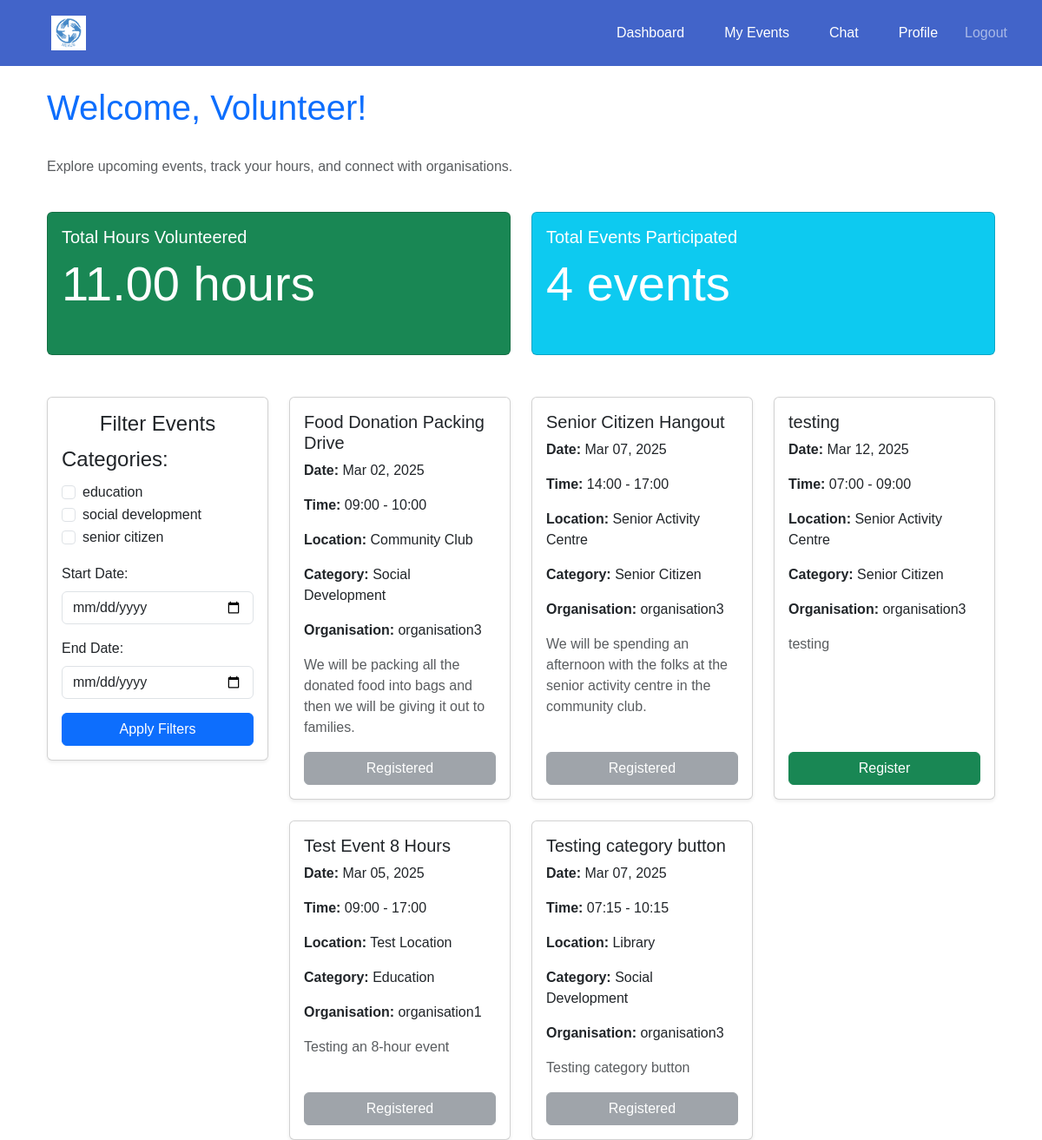
Page /events/dashboard/volunteer/ (signed in) on the committed database.
### events/models.py (models this page shows, shortened)
class Event(models.Model):
    CATEGORY_CHOICES = [
        ('education', 'Education'),
        ('social development', 'Social Development'),
        ('senior citizen', 'Senior Citizen'),
    ]
    organisation = models.ForeignKey(settings.AUTH_USER_MODEL, on_delete=models.CASCADE)
    name = models.CharField(max_length=255)
    description = models.TextField()
    date = models.DateTimeField()
    start_time = models.TimeField(default=time(9, 0))  # Default: 09:00 AM
    end_time = models.TimeField(default=time(17, 0))  # Default: 05:00 PM
    location = models.CharField(max_length=255)
    volunteers_needed = models.PositiveIntegerField()
    roles_responsibilities = models.TextField()
    category = models.CharField(max_length=50, choices=CATEGORY_CHOICES, blank=False, default='Education')

### accounts/models.py (models this page shows, shortened)
class CustomUser(AbstractUser):
    USER_TYPE_CHOICES = [
        ('volunteer', 'Volunteer'),
        ('organisation', 'Organisation'),
    ]
    user_type = models.CharField(max_length=20, choices=USER_TYPE_CHOICES)
    contact_number = models.CharField(max_length=10, blank= True, null=True)
    full_name = models.CharField(max_length=255, blank=True, null=True)
    personnel_name = models.CharField(max_length=255, blank=True, null=True)
    profile_picture = models.ImageField(upload_to='profile_pics', blank=True, null=True)

### events/views.py (the view)
# urls.py: path('dashboard/volunteer/', views.volunteer_dashboard, name='volunteer_dashboard'),
@login_required
def volunteer_dashboard(request):
    if request.user.user_type == 'volunteer':
        events = Event.objects.all().distinct()
        registered_event_ids = set(
            VolunteerEvent.objects.filter(volunteer=request.user, status='registered')
            .values_list('event_id', flat=True)
        )
        total_hours = VolunteerParticipation.objects.filter(volunteer=request.user).aggregate(
            total_hours=Sum('hours_contributed')
        )['total_hours'] or 0
        total_events = VolunteerParticipation.objects.filter(volunteer=request.user).count()
        selected_categories = request.GET.getlist('category')
        start_date = request.GET.get('start_date')
        end_date = request.GET.get('end_date')
        if selected_categories:
            events = events.filter(category__in=selected_categories)
        if start_date:
            events = events.filter(date__gte=start_date)
        if end_date:
            events = events.filter(date__lte=end_date)
        events = events.distinct()
        category_choices = dict(Event.CATEGORY_CHOICES)
        categories = list(category_choices.keys())
        for event in events:
            event.volunteer_count = VolunteerEvent.objects.filter(event=event, status='registered').count()
            event.open_spots = max(event.volunteers_needed - event.volunteer_count, 0)
        return render(request, 'events/volunteer_dashboard.html', {
            'events': events,
            'categories': categories,
            'category_labels': category_choices,
            'selected_categories': selected_categories,
            'registered_event_ids': registered_event_ids,
            'total_hours': round(total_hours, 2),
            'total_events': total_events,
        })
    return redirect('home')

### events/templates/events/volunteer_dashboard.html (shortened to what this page needs)
{% extends 'base.html' %}
{% block content %}
<div class="container mt-4">
    <div class="d-flex justify-content-between align-items-center mb-4">
        <h1 class="text-primary">Welcome, Volunteer!</h1>
    </div>
    <p class="text-muted">Explore upcoming events, track your hours, and connect with organisations.</p>
    <div class="row">
        <div class="col-md-6 g-4">
            <div class="card text-white bg-success mb-3 h-100">
                <div class="card-body d-flex flex-column">
                    <h5 class="card-title">Total Hours Volunteered</h5>
                    <p class="display-4 flex-grow-1">{{ total_hours|floatformat:2|default:"0.00" }} hours</p>
                </div>
            </div>
        </div>
        <div class="col-md-6 g-4">
            <div class="card text-white bg-info mb-3 h-100">
                <div class="card-body d-flex flex-column">
                    <h5 class="card-title">Total Events Participated</h5>
                    <p class="display-4 flex-grow-1">{{ total_events }} events</p>
                </div>
            </div>
        </div>
    </div>
    <div class="row g-4 align-items-start mt-4">
        <div class="col-md-3">
            <div class="card shadow-sm">
                <div class="card-body">
                    <h4 class="card-title text-center">Filter Events</h4>
                    <form method="get">
                        <div class="mb-3">
                            <fieldset>
                                <legend>Categories:</legend>
                                {% for category in categories %}
                                    <div class="form-check">
                                        <input class="form-check-input" type="checkbox" name="category" value="{{ category }}"
                                               {% if category in selected_categories %}checked{% endif %}>
                                        <label class="form-check-label">{{ category }}</label>
                                    </div>
                                {% endfor %}
                            </fieldset>
                        </div>
                        <div class="mb-3">
                            <label for="start_date" class="form-label">Start Date:</label>
                            <input type="date" class="form-control" name="start_date" id="start_date" value="{{ request.GET.start_date }}">
                        </div>
                        <div class="mb-3">
                            <label for="end_date" class="form-label">End Date:</label>
                            <input type="date" class="form-control" name="end_date" id="end_date" value="{{ request.GET.end_date }}">
                        </div>
                        <div class="text-center mt-3">
                            <button type="submit" class="btn btn-primary w-100"> Apply Filters</button>
                        </div>
                    </form>
                </div>
            </div>
        </div>
        <div class="col-md-9">
            {% if events %}
                <div class="row g-4">
                    {% for event in events %}
                        <div class="col-md-6 col-lg-4">
                            <div class="card shadow-sm h-100">
                                <div class="card-body d-flex flex-column">
                                    <h5 class="card-title">{{ event.name }}</h5>
                                    <p><strong>Date:</strong> {{ event.date|date:"M d, Y" }}</p>
                                    <p><strong>Time:</strong> {{ event.start_time|time:"H:i" }} - {{ event.end_time|time:"H:i" }}</p>
                                    <p><strong>Location:</strong> {{ event.location }}</p>
                                    <p><strong>Category:</strong> {{ event.get_category_display }}</p>
                                    <p><strong>Organisation:</strong> {{ event.organisation.username }}</p>
                                    <p class="text-muted flex-grow-1">{{ event.description }}</p>
                                    <div class="d-grid gap-2 mt-auto">
                                        {% if event.id in registered_event_ids %}
                                            <button class="btn btn-secondary w-100" disabled>
                                                 Registered
                                            </button>
                                        {% elif event.open_spots > 0 %}
                                            <form action="{% url 'events:register_for_event' event.id %}" method="post">
                                                <button type="submit" class="btn btn-success w-100">
                                                     Register
                                                </button>
                                            </form>
                                        {% endif %}
                                    </div>
                                </div>
                            </div>
                        </div>
                    {% endfor %}
                </div>
            {% else %}
                <div class="alert alert-info text-center">
                    <p>No events found matching your criteria.</p>
                </div>
            {% endif %}
        </div>
    </div>
</div>
{% endblock %}

### templates/base.html (shortened to what this page needs)
{% load static %}
<!DOCTYPE html>
<html lang="en">
<head>
    <link rel="stylesheet" href="https://cdn.jsdelivr.net/npm/bootstrap@5.3.0/dist/css/bootstrap.min.css">
</head>
<body>
<nav class="navbar navbar-expand-lg navbar-dark">
    <div class="container-fluid">
        <a class="navbar-brand" href="{% if request.user.user_type == 'organisation' %}{% url 'events:organisation_dashboard' %}{% else %}{% url 'events:volunteer_dashboard' %}{% endif %}">
            <img src="{% static 'images/Nexus_logo.png' %}" alt="Logo" height="40">
        </a>
        <div class="collapse navbar-collapse" id="navbarNav">
            <ul class="navbar-nav ms-auto">
                <li class="nav-item">
                    <a class="nav-link" href="{% if request.user.user_type == 'organisation' %}{% url 'events:organisation_dashboard' %}{% else %}{% url 'events:volunteer_dashboard' %}{% endif %}">Dashboard</a>
                </li>
                <li class="nav-item">
                    <a class="nav-link" href="{% if request.user.user_type == 'organisation' %}{% url 'events:organisation_events' %}{% else %}{% url 'events:volunteer_events' %}{% endif %}">My Events</a>
                </li>
                <li class="nav-item">
                    <a class="nav-link" href="{% url 'chat:chat_home' %}">
                        Chat
                    </a>
                </li>
                {% if request.user.is_authenticated %}
                    <li class="nav-item">
                        <a class="nav-link" href="{% url 'accounts:profile' %}">Profile</a>
                    </li>
                    <li class="nav-item">
                        <form action="{% url 'accounts:logout' %}" method="post" class="d-inline">
                            <button type="submit" class="btn btn-link nav-link">Logout</button>
                        </form>
                    </li>
                {% endif %}
            </ul>
        </div>
    </div>
</nav>
<div class="container mt-4">
    {% block content %}{% endblock %}
</div>
<div class="toast-container position-fixed top-0 end-0 p-3">
</div>
</body>
</html>

### templates/base.html (style rules this page uses)
body { margin: 0; font-family: Arial, sans-serif; }
.navbar { display: flex; justify-content: space-between; align-items: center; background-color: #4264c9; padding: 10px 20px; }
.navbar img { height: 40px; cursor: pointer; }
.navbar a { color: white; text-decoration: none; margin: 0 15px; padding: 8px 12px; border-radius: 5px; }

### rows in the picture
Event: name "Food Donation Packing Drive", date "Mar 02, 2025", start_time "09:00", end_time "10:00", location "Community Club", category "Social Development", organisation.username "organisation3", description "We will be packing all the donated food into bags and then we will be giving it out to families.", shows "Registered"
Event: name "Senior Citizen Hangout", date "Mar 07, 2025", start_time "14:00", end_time "17:00", location "Senior Activity Centre", category "Senior Citizen", organisation.username "organisation3", description "We will be spending an afternoon with the folks at the senior activity centre in the community club.", shows "Registered"
Event: name "testing", date "Mar 12, 2025", start_time "07:00", end_time "09:00", location "Senior Activity Centre", category "Senior Citizen", organisation.username "organisation3", description "testing", shows "Register"
Event: name "Test Event 8 Hours", date "Mar 05, 2025", start_time "09:00", end_time "17:00", location "Test Location", category "Education", organisation.username "organisation1", description "Testing an 8-hour event", shows "Registered"
Event: name "Testing category button", date "Mar 07, 2025", start_time "07:15", end_time "10:15", location "Library", category "Social Development", organisation.username "organisation3", description "Testing category button", shows "Registered"

### other values in the picture
{{ total_hours|floatformat:2|default:"0.00" }} "11.00"
{{ total_events }} "4"
{{ category }} "education" "social development" "senior citizen"
